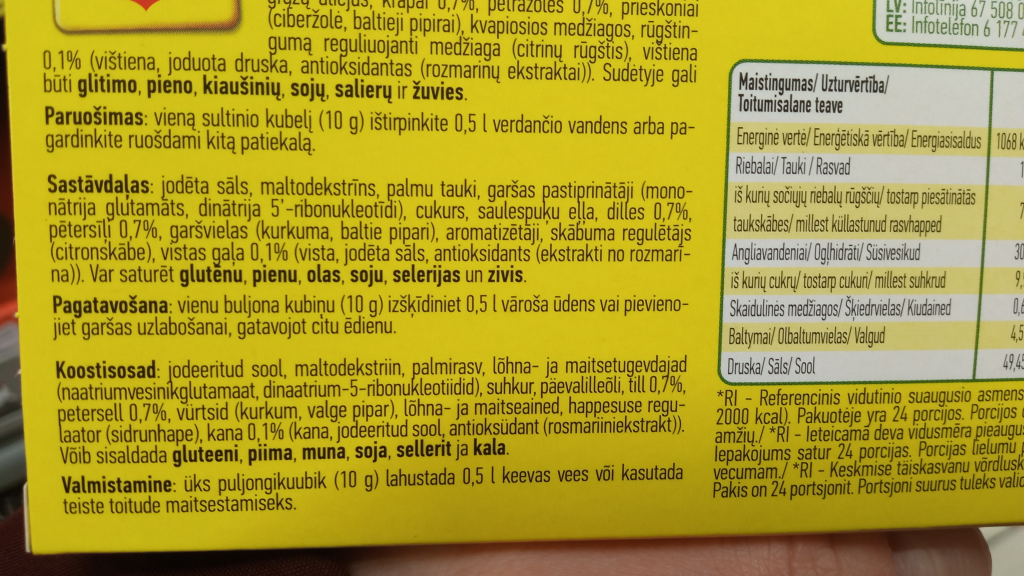
#> input picture images_raw/n100.jpg, 4096 x 2304 px, given in place of n1.jpg, which was not available (shown at 1/4 size)
$ python extract_processed_text_BGremove.py
#> lines starting #> are read from the running program, lines starting #| are printed output that depends on the picture; after the words box and inside, x2 and y2 are one past the last pixel; in counts of white or black regions, pixels touching at a corner belong together; pictures that were not available may be replaced by others from this repository, and a replacement may not be noted
#> further down, image is the input picture: shape (2304, 4096, 3); mean B, G, R 44.8, 155.6, 172
import cv2
import pytesseract
import numpy as np

def bgremove1(myimage):
    # Blur to image to reduce noise
    myimage = cv2.GaussianBlur(myimage,(5,5), 0)
    # We bin the pixels. Result will be a value 1..5
    bins=np.array([0,51,102,153,204,255])
    myimage[:,:,:] = np.digitize(myimage[:,:,:],bins,right=True)*51
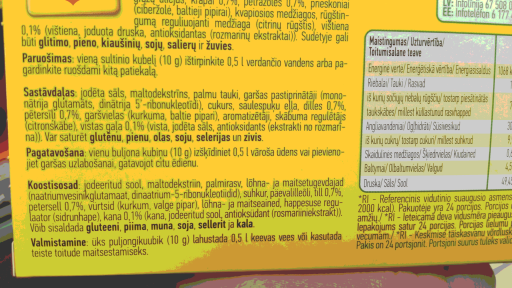
#> myimage: shape (2304, 4096, 3) (shown at 1/8 size); mean of channels 0, 1, 2 72.1, 174.6, 197.7; drawn as B, G, R
    # Create single channel greyscale for thresholding
    myimage_grey = cv2.cvtColor(myimage, cv2.COLOR_BGR2GRAY)
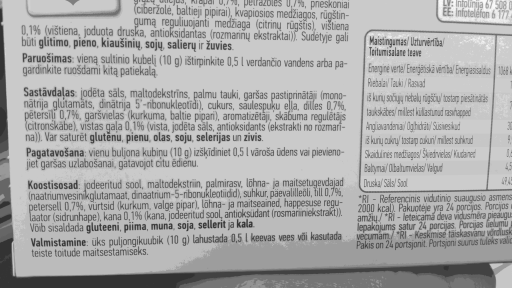
#> myimage_grey: shape (2304, 4096) (shown at 1/8 size); min 45, max 255, mean 169.9
    # Perform Otsu thresholding and extract the background.
    # We use Binary Threshold as we want to create an all white background
    ret,background = cv2.threshold(myimage_grey,0,255,cv2.THRESH_BINARY+cv2.THRESH_OTSU)
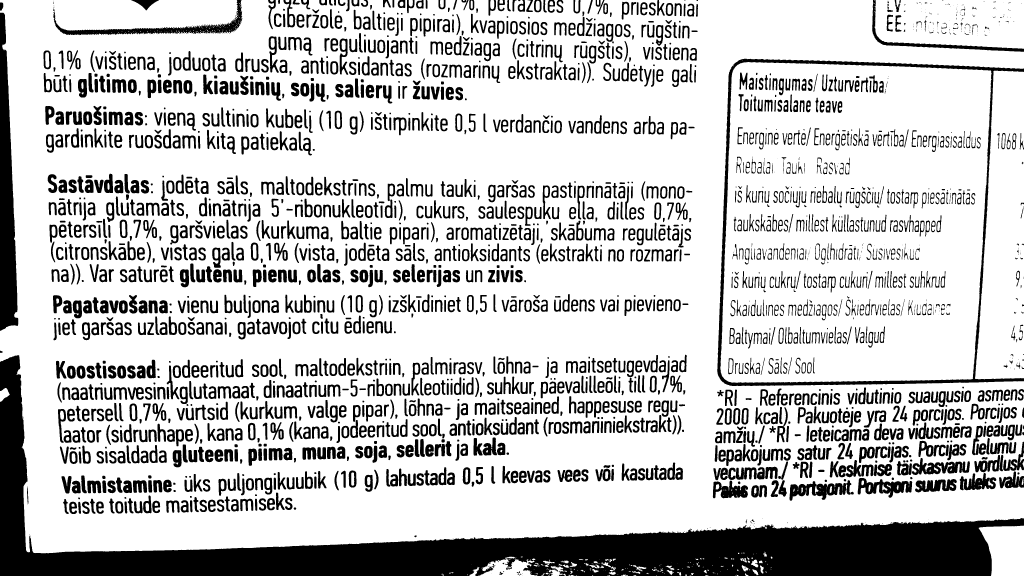
#> background: shape (2304, 4096) (shown at 1/4 size); 76.6% white; 2524 black regions (280 under 20 px), largest, box (x1, y1, x2, y2) and area: (0, 1421, 4096, 2304) 653345, (0, 51, 73, 1323) 59077, (2869, 235, 4096, 1544) 57392
#> ret = 142
    # Convert black and white back into 3 channel greyscale
    background = cv2.cvtColor(background, cv2.COLOR_GRAY2BGR)
    # Perform Otsu thresholding and extract the foreground.
    # We use TOZERO_INV as we want to keep some details of the foregorund
    ret,foreground = cv2.threshold(myimage_grey,0,255,cv2.THRESH_TOZERO_INV+cv2.THRESH_OTSU)  #Currently foreground is only a mask
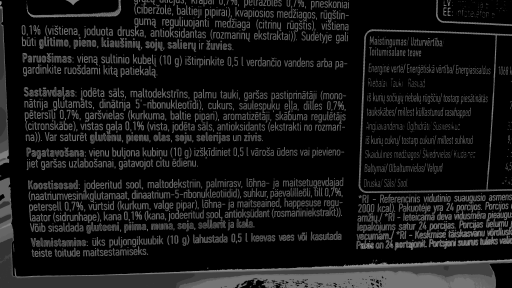
#> foreground: shape (2304, 4096) (shown at 1/8 size); min 0, max 142, mean 23.3
    foreground = cv2.bitwise_and(myimage,myimage, mask=foreground)  # Update foreground with bitwise_and to extract real foreground
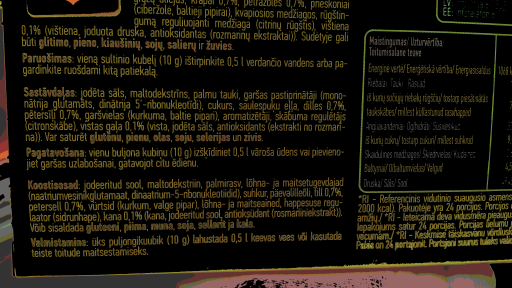
#> foreground: shape (2304, 4096, 3) (shown at 1/8 size); mean of channels 0, 1, 2 12.2, 23.1, 27.9; drawn as B, G, R
    # Combine the background and foreground to obtain our final image
    return background+foreground
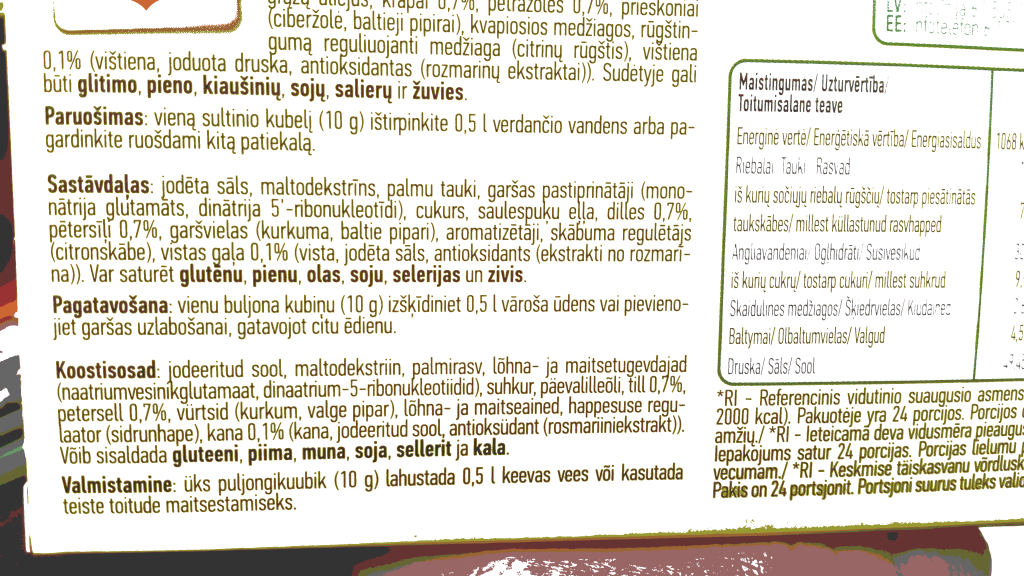
#> returned value: shape (2304, 4096, 3) (shown at 1/4 size); mean of channels 0, 1, 2 207.6, 218.5, 223.3; drawn as B, G, R


IMG_DIR = 'images_raw/' # directory with the original images
IMG_DIR_AFTER = 'images_processed/BGremove/' #directory storing pre-processed images
TXT_DIR = 'texts_processed/BGremove/' # directory storing OCR result from the pre-processed images

product_type = ["n", "v"]

#test images from 1 to 100 for both non-vegan and vegan products
for t in product_type:
    for x in range(1, 101):
        img_name = t + str(x)
        #import image
        image = cv2.imread(IMG_DIR + img_name + '.jpg')

        #convert image to black and white, and store in a directory
        image2 = bgremove1(image)
        cv2.imwrite(IMG_DIR_AFTER + img_name + ".png", image2)

        #OCR configuration
        custom_config = r'--oem 3 --psm 6'

        #extract text from preprocesed image, and store in in a text file
#> (the run stopped early here; a loop or call above may not have finished)
